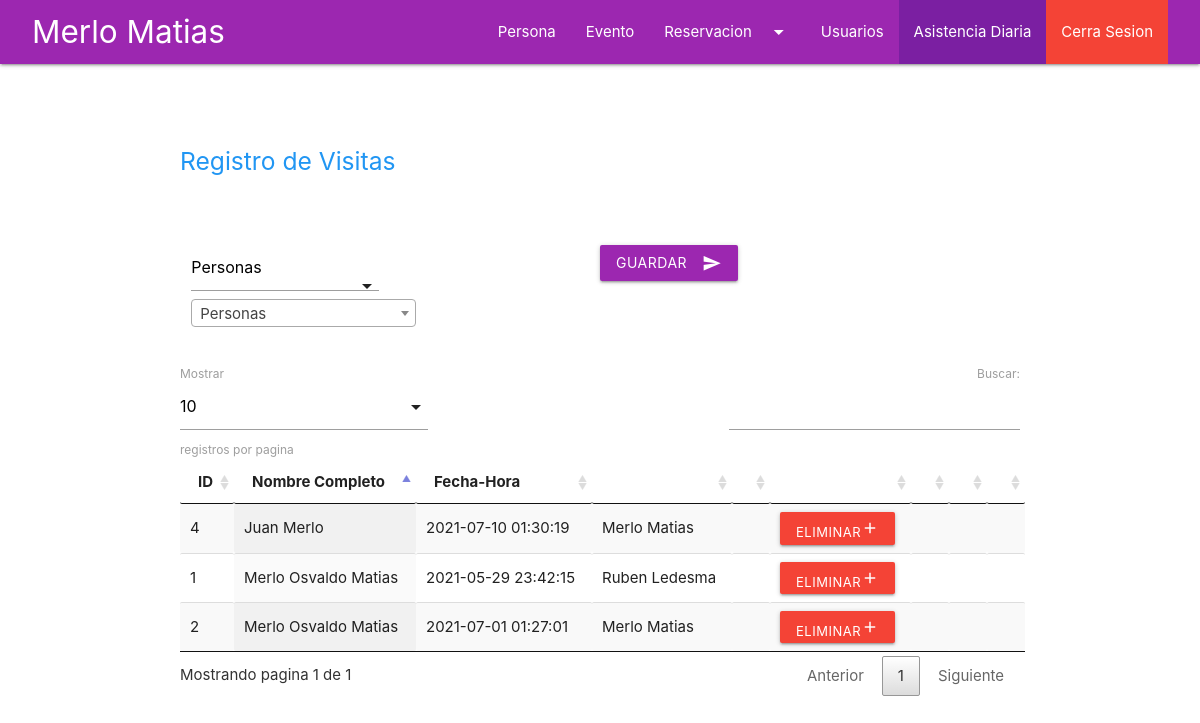
Screenshot of /visitas.php (signed in) with the database file from the repository.
### tables this page shows
CREATE TABLE `visitas_diarias` (
  `ID_VISITA` int(11) NOT NULL,
  `ID_CLIENTES` int(11) NOT NULL,
  `FECHA` timestamp NOT NULL DEFAULT current_timestamp() ON UPDATE current_timestamp(),
  `ID_USUARIO` varchar(20) NOT NULL
);

CREATE TABLE `clientes` (
  `ID_CLIENTES` int(11) NOT NULL,
  `NOMBRE_COMPLETO` varchar(60) NOT NULL,
  `DNI` varchar(9) NOT NULL,
  `TELEFONO` varchar(30) NOT NULL,
  `BARRIO` varchar(30) NOT NULL,
  `CALLE` varchar(30) NOT NULL,
  `N_CASA` int(5) NOT NULL
);

### php/visitas-datos.php (called while the page is built)
<?php
require'conexion.php';
$sql= "SELECT visitas_diarias.ID_VISITA, clientes.NOMBRE_COMPLETO, visitas_diarias.FECHA, visitas_diarias.ID_USUARIO FROM visitas_diarias INNER JOIN clientes ON visitas_diarias.ID_CLIENTES =clientes.ID_CLIENTES";
$resultado = $conexion->query($sql)
 ?>

### visitas.php (the view, shortened to what this page needs)
<?php
   if (isset($_SESSION['username']) && isset($_SESSION['id'])) {   ?>
<!DOCTYPE html>
<html lang="es">
	<head>
		<link rel="stylesheet" href="css/jquery.dataTables.min.css">
		<link type="text/css" rel="stylesheet" href="css/materialize.min.css"  media="screen,projection"/>
		<link rel="stylesheet" type="text/css" href="css/stilo.css">
		<link rel="stylesheet" href="css/select.dataTables.min.css">
		<link rel="stylesheet" href="css/responsive.dataTables.min.css">
		<link href="https://cdn.jsdelivr.net/npm/select2@4.1.0-rc.0/dist/css/select2.min.css" rel="stylesheet" />
	</head>
	<body id="tabla_registro">
		<div class="navbar-fixed">
			<nav class="purple">
				<div class="nav-wrapper ">
					<a href="" class="brand-logo"><?=$_SESSION['name']?></a>
					<ul class="right hide-on-med-and-down">
						<li><a href="personas1.php">Persona</a></li>
						<li><a href="evento.php">Evento</a></li>
						<li><a class="dropdown-trigger" href="#" data-target="dropdown1">Reservacion<i class="material-icons right">arrow_drop_down</i></a></li>
						<li><a href="usuarios.php">Usuarios</a></li>
						<li><a class="purple darken-2" href="visitas.php">Asistencia Diaria</a></li>
						<li><a class="red" href="php/logout.php">Cerra Sesion</a></li>
					</ul>
				</div>
			</nav>
		</div>
		<br>
		<br>
		<br>
		<div class="row" id="tabla_registro">
		<div class="container">
			        <h5 class="blue-text"> Registro de Visitas</h5><br><br>
        <form id="frm_asist" method="post" autocomplete="off">
                <div class="input-field col s3">
                  <select name="clientet" id="clientet"  class="js-example-basic-single"  required style="width: 120%" >
                    <?php
                    include'php/conexion.php';
                    ?>
                  </select>               </div>
                  <div class="input-field col s3">
                  </div>
                  </div>
            <div class="input-field">
             <button type="submit" name="btn-asist" id="btn-asist"class="btn waves-effect waves-light purple">Guardar
                    <i class="material-icons right">send</i>
                    </button>
            </div>
		</div>
			<div class="container">
				<div class="row responsive-table">
						<table class="display responsive nowrap" id="Tablas" >
							<thead>
								<tr>
									<th>ID</th>
									<th>Nombre Completo</th>
									<th>Fecha-Hora</th>
									<th></th>
									<th></th>
									<th></th>
									<th></th>
									<th></th>
									<th></th>
								</tr>
							</thead>
							<tbody>
								<?php
								include 'php/visitas-datos.php';
								while ($row = mysqli_fetch_array($resultado)) {
								$eli = $row[0]."||".$row[1];
								?>
								<tr>
									<td><?php echo $row[0]; ?></td>
									<td><?php echo $row[1]; ?></td>
									<td><?php echo $row[2]; ?></td>
									<td><?php echo $row[3]; ?></td>
									<td></td>
									<td><button class="btn-small modal-trigger red" data-target="modal3" id="ver_modal" onclick="eliminar('<?php echo $eli ?>')">Eliminar<i class="material-icons">add</i></button></td>
									<td></td>
									<td></td>
									<td></td>
								</tr>
								<?php } ?>
							</tbody>
						</table>
					</div>
				</div>
	</body>
</html>
<?php }else{
	header("Location: index.php");
} ?>

### css/stilo.css (style rules this page uses)
nav { padding:0px 32px; position: fixed; }

### rows the page displays
visitas_diarias: ID_VISITA "1", clientes.NOMBRE_COMPLETO "Merlo Osvaldo Matias", FECHA "2021-05-29 23:42:15", ID_USUARIO "Ruben Ledesma"
visitas_diarias: ID_VISITA "2", clientes.NOMBRE_COMPLETO "Merlo Osvaldo Matias", FECHA "2021-07-01 01:27:01", ID_USUARIO "Merlo Matias"
visitas_diarias: ID_VISITA "4", clientes.NOMBRE_COMPLETO "Juan Merlo", FECHA "2021-07-10 01:30:19", ID_USUARIO "Merlo Matias"

### other values shown
$_SESSION['name'] "Merlo Matias"
